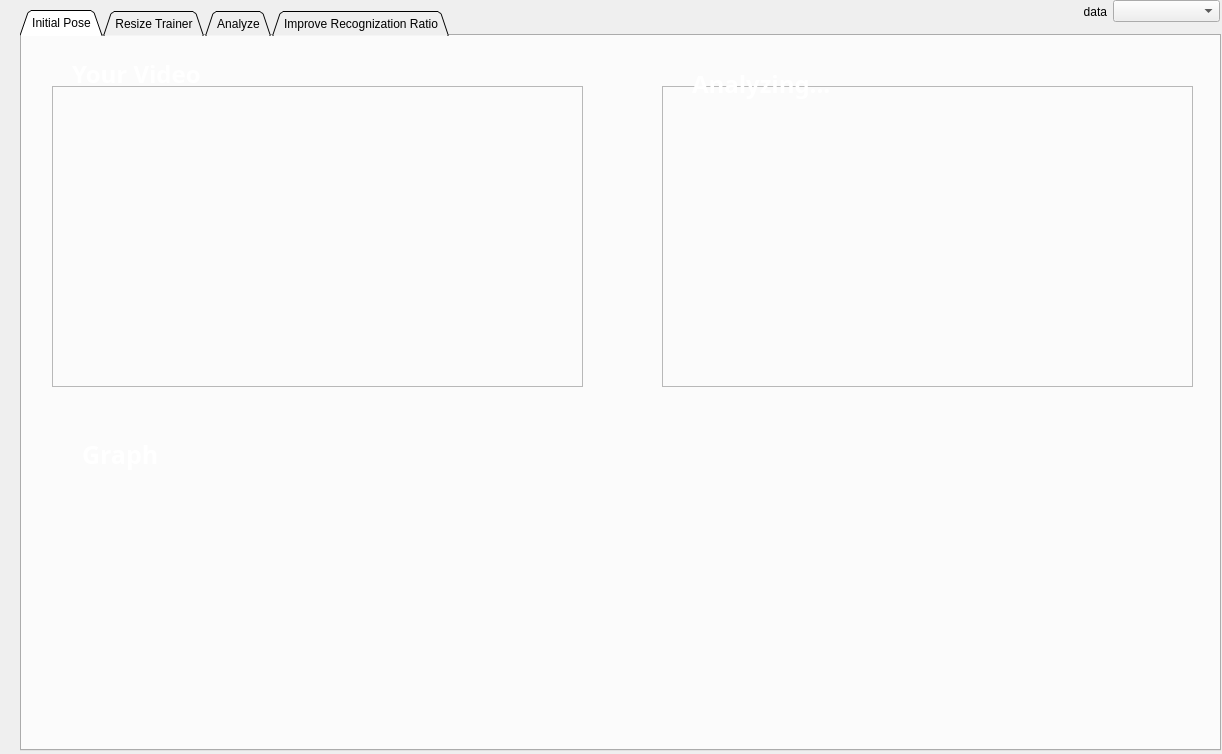
<?xml version="1.0" encoding="UTF-8"?>
<ui version="4.0">
 <class>MainWindow</class>
 <widget class="QMainWindow" name="MainWindow">
  <property name="geometry">
   <rect>
    <x>0</x>
    <y>0</y>
    <width>1222</width>
    <height>754</height>
   </rect>
  </property>
  <property name="windowTitle">
   <string>MainWindow</string>
  </property>
  <property name="styleSheet">
   <string notr="true"/>
  </property>
  <widget class="QWidget" name="centralwidget">
   <property name="styleSheet">
    <string notr="true">QWidget#centralwidget{border-image: url(:/overall/image/back.png);}</string>
   </property>
   <widget class="QTabWidget" name="tab">
    <property name="enabled">
     <bool>true</bool>
    </property>
    <property name="geometry">
     <rect>
      <x>20</x>
      <y>10</y>
      <width>1201</width>
      <height>741</height>
     </rect>
    </property>
    <property name="focusPolicy">
     <enum>Qt::TabFocus</enum>
    </property>
    <property name="contextMenuPolicy">
     <enum>Qt::DefaultContextMenu</enum>
    </property>
    <property name="statusTip">
     <string/>
    </property>
    <property name="autoFillBackground">
     <bool>false</bool>
    </property>
    <property name="styleSheet">
     <string notr="true">QTabWidget#tabWidget{border-image: url(:/overall/image/back.png);}</string>
    </property>
    <property name="tabShape">
     <enum>QTabWidget::Triangular</enum>
    </property>
    <property name="currentIndex">
     <number>0</number>
    </property>
    <property name="elideMode">
     <enum>Qt::ElideNone</enum>
    </property>
    <property name="usesScrollButtons">
     <bool>true</bool>
    </property>
    <property name="documentMode">
     <bool>false</bool>
    </property>
    <property name="tabsClosable">
     <bool>false</bool>
    </property>
    <property name="movable">
     <bool>false</bool>
    </property>
    <property name="tabBarAutoHide">
     <bool>false</bool>
    </property>
    <widget class="QWidget" name="initial_pose">
     <property name="styleSheet">
      <string notr="true">QWidget#initial_pose{border-image: url(:/overall/image/back.png);}</string>
     </property>
     <attribute name="title">
      <string>Initial Pose</string>
     </attribute>
     <widget class="QLabel" name="label_4">
      <property name="geometry">
       <rect>
        <x>20</x>
        <y>390</y>
        <width>1161</width>
        <height>321</height>
       </rect>
      </property>
      <property name="styleSheet">
       <string notr="true">border-image: url(:/overall/image/gray_rectangle.png);
</string>
      </property>
      <property name="text">
       <string/>
      </property>
     </widget>
     <widget class="QLabel" name="label_2">
      <property name="geometry">
       <rect>
        <x>21</x>
        <y>7</y>
        <width>555</width>
        <height>364</height>
       </rect>
      </property>
      <property name="styleSheet">
       <string notr="true">border-image: url(:/overall/image/gray_rectangle.png);
</string>
      </property>
      <property name="text">
       <string/>
      </property>
     </widget>
     <widget class="QLabel" name="label_3">
      <property name="geometry">
       <rect>
        <x>628</x>
        <y>10</y>
        <width>554</width>
        <height>361</height>
       </rect>
      </property>
      <property name="styleSheet">
       <string notr="true">border-image: url(:/overall/image/gray_rectangle.png);
</string>
      </property>
      <property name="text">
       <string/>
      </property>
     </widget>
     <widget class="QFrame" name="frame2">
      <property name="geometry">
       <rect>
        <x>640</x>
        <y>50</y>
        <width>531</width>
        <height>301</height>
       </rect>
      </property>
      <property name="styleSheet">
       <string notr="true"/>
      </property>
      <property name="frameShape">
       <enum>QFrame::StyledPanel</enum>
      </property>
      <property name="frameShadow">
       <enum>QFrame::Raised</enum>
      </property>
     </widget>
     <widget class="QListWidget" name="graph">
      <property name="geometry">
       <rect>
        <x>70</x>
        <y>440</y>
        <width>1081</width>
        <height>261</height>
       </rect>
      </property>
      <property name="styleSheet">
       <string notr="true">background-color: rgba(255, 255, 255, 0);</string>
      </property>
      <property name="frameShape">
       <enum>QFrame::NoFrame</enum>
      </property>
     </widget>
     <widget class="QLabel" name="label_7">
      <property name="geometry">
       <rect>
        <x>50</x>
        <y>20</y>
        <width>151</width>
        <height>36</height>
       </rect>
      </property>
      <property name="font">
       <font>
        <family>Dubai</family>
        <pointsize>18</pointsize>
        <weight>75</weight>
        <bold>true</bold>
       </font>
      </property>
      <property name="styleSheet">
       <string notr="true">color: rgb(255, 255, 255);</string>
      </property>
      <property name="text">
       <string>Your Video</string>
      </property>
     </widget>
     <widget class="QLabel" name="label_8">
      <property name="geometry">
       <rect>
        <x>670</x>
        <y>30</y>
        <width>151</width>
        <height>36</height>
       </rect>
      </property>
      <property name="font">
       <font>
        <family>Dubai</family>
        <pointsize>18</pointsize>
        <weight>75</weight>
        <bold>true</bold>
       </font>
      </property>
      <property name="styleSheet">
       <string notr="true">color : rgb(255, 255, 255)
</string>
      </property>
      <property name="text">
       <string>Analyzing...</string>
      </property>
     </widget>
     <widget class="QLabel" name="label_9">
      <property name="geometry">
       <rect>
        <x>60</x>
        <y>400</y>
        <width>151</width>
        <height>36</height>
       </rect>
      </property>
      <property name="font">
       <font>
        <family>Dubai</family>
        <pointsize>19</pointsize>
        <weight>75</weight>
        <bold>true</bold>
       </font>
      </property>
      <property name="styleSheet">
       <string notr="true">color: rgb(255, 255, 255);</string>
      </property>
      <property name="text">
       <string>Graph</string>
      </property>
     </widget>
     <widget class="QFrame" name="frame1">
      <property name="geometry">
       <rect>
        <x>30</x>
        <y>50</y>
        <width>531</width>
        <height>301</height>
       </rect>
      </property>
      <property name="styleSheet">
       <string notr="true"/>
      </property>
      <property name="frameShape">
       <enum>QFrame::StyledPanel</enum>
      </property>
      <property name="frameShadow">
       <enum>QFrame::Raised</enum>
      </property>
     </widget>
    </widget>
    <widget class="QWidget" name="resize_trainer">
     <property name="styleSheet">
      <string notr="true">QWidget#resize_trainer{border-image: url(:/overall/image/back.png);}</string>
     </property>
     <attribute name="title">
      <string>Resize Trainer</string>
     </attribute>
     <widget class="QLabel" name="label_10">
      <property name="geometry">
       <rect>
        <x>50</x>
        <y>23</y>
        <width>151</width>
        <height>36</height>
       </rect>
      </property>
      <property name="font">
       <font>
        <family>Dubai</family>
        <pointsize>18</pointsize>
        <weight>75</weight>
        <bold>true</bold>
       </font>
      </property>
      <property name="styleSheet">
       <string notr="true">color: rgb(255, 255, 255);</string>
      </property>
      <property name="text">
       <string>Your Video</string>
      </property>
     </widget>
     <widget class="QLabel" name="label_11">
      <property name="geometry">
       <rect>
        <x>60</x>
        <y>403</y>
        <width>151</width>
        <height>36</height>
       </rect>
      </property>
      <property name="font">
       <font>
        <family>Dubai</family>
        <pointsize>19</pointsize>
        <weight>75</weight>
        <bold>true</bold>
       </font>
      </property>
      <property name="styleSheet">
       <string notr="true">color: rgb(255, 255, 255);</string>
      </property>
      <property name="text">
       <string>Graph</string>
      </property>
     </widget>
     <widget class="QLabel" name="label_12">
      <property name="geometry">
       <rect>
        <x>20</x>
        <y>393</y>
        <width>1161</width>
        <height>321</height>
       </rect>
      </property>
      <property name="styleSheet">
       <string notr="true">border-image: url(:/overall/image/gray_rectangle.png);
</string>
      </property>
      <property name="text">
       <string/>
      </property>
     </widget>
     <widget class="QLabel" name="label_13">
      <property name="geometry">
       <rect>
        <x>628</x>
        <y>13</y>
        <width>554</width>
        <height>361</height>
       </rect>
      </property>
      <property name="styleSheet">
       <string notr="true">border-image: url(:/overall/image/gray_rectangle.png);
</string>
      </property>
      <property name="text">
       <string/>
      </property>
     </widget>
     <widget class="QFrame" name="frame1_2">
      <property name="geometry">
       <rect>
        <x>30</x>
        <y>50</y>
        <width>531</width>
        <height>301</height>
       </rect>
      </property>
      <property name="frameShape">
       <enum>QFrame::StyledPanel</enum>
      </property>
      <property name="frameShadow">
       <enum>QFrame::Raised</enum>
      </property>
     </widget>
     <widget class="QFrame" name="frame2_2">
      <property name="geometry">
       <rect>
        <x>640</x>
        <y>53</y>
        <width>531</width>
        <height>301</height>
       </rect>
      </property>
      <property name="frameShape">
       <enum>QFrame::StyledPanel</enum>
      </property>
      <property name="frameShadow">
       <enum>QFrame::Raised</enum>
      </property>
     </widget>
     <widget class="QListWidget" name="graph_2">
      <property name="geometry">
       <rect>
        <x>70</x>
        <y>443</y>
        <width>1081</width>
        <height>261</height>
       </rect>
      </property>
      <property name="styleSheet">
       <string notr="true">background-color: rgba(255, 255, 255, 0);</string>
      </property>
      <property name="frameShape">
       <enum>QFrame::NoFrame</enum>
      </property>
     </widget>
     <widget class="QLabel" name="label_14">
      <property name="geometry">
       <rect>
        <x>670</x>
        <y>33</y>
        <width>211</width>
        <height>36</height>
       </rect>
      </property>
      <property name="font">
       <font>
        <family>Dubai</family>
        <pointsize>18</pointsize>
        <weight>75</weight>
        <bold>true</bold>
       </font>
      </property>
      <property name="styleSheet">
       <string notr="true">color: rgb(255, 255, 255);</string>
      </property>
      <property name="text">
       <string>Your Trainer</string>
      </property>
     </widget>
     <widget class="QLabel" name="label_6">
      <property name="geometry">
       <rect>
        <x>20</x>
        <y>10</y>
        <width>555</width>
        <height>364</height>
       </rect>
      </property>
      <property name="styleSheet">
       <string notr="true">border-image: url(:/overall/image/gray_rectangle.png);
</string>
      </property>
      <property name="text">
       <string/>
      </property>
     </widget>
     <zorder>label_12</zorder>
     <zorder>label_6</zorder>
     <zorder>label_11</zorder>
     <zorder>label_13</zorder>
     <zorder>frame2_2</zorder>
     <zorder>graph_2</zorder>
     <zorder>label_14</zorder>
     <zorder>frame1_2</zorder>
     <zorder>label_10</zorder>
    </widget>
    <widget class="QWidget" name="analyze">
     <property name="styleSheet">
      <string notr="true">QWidget#analyze{border-image: url(:/overall/image/back.png);}</string>
     </property>
     <attribute name="title">
      <string>Analyze</string>
     </attribute>
    </widget>
    <widget class="QWidget" name="improve">
     <property name="styleSheet">
      <string notr="true">QWidget#improve{border-image: url(:/overall/image/back.png);}</string>
     </property>
     <attribute name="title">
      <string>Improve Recognization Ratio</string>
     </attribute>
     <widget class="QLabel" name="label_15">
      <property name="geometry">
       <rect>
        <x>11</x>
        <y>7</y>
        <width>555</width>
        <height>364</height>
       </rect>
      </property>
      <property name="styleSheet">
       <string notr="true">border-image: url(:/overall/image/gray_rectangle.png);
</string>
      </property>
      <property name="text">
       <string/>
      </property>
     </widget>
     <widget class="QLabel" name="label_16">
      <property name="geometry">
       <rect>
        <x>660</x>
        <y>30</y>
        <width>211</width>
        <height>36</height>
       </rect>
      </property>
      <property name="font">
       <font>
        <family>Dubai</family>
        <pointsize>18</pointsize>
        <weight>75</weight>
        <bold>true</bold>
       </font>
      </property>
      <property name="styleSheet">
       <string notr="true">color: rgb(255, 255, 255);</string>
      </property>
      <property name="text">
       <string>Improved Video</string>
      </property>
     </widget>
     <widget class="QFrame" name="frame1_3">
      <property name="geometry">
       <rect>
        <x>20</x>
        <y>50</y>
        <width>531</width>
        <height>301</height>
       </rect>
      </property>
      <property name="frameShape">
       <enum>QFrame::StyledPanel</enum>
      </property>
      <property name="frameShadow">
       <enum>QFrame::Raised</enum>
      </property>
     </widget>
     <widget class="QLabel" name="label_17">
      <property name="geometry">
       <rect>
        <x>618</x>
        <y>10</y>
        <width>554</width>
        <height>361</height>
       </rect>
      </property>
      <property name="styleSheet">
       <string notr="true">border-image: url(:/overall/image/gray_rectangle.png);
</string>
      </property>
      <property name="text">
       <string/>
      </property>
     </widget>
     <widget class="QFrame" name="frame2_3">
      <property name="geometry">
       <rect>
        <x>630</x>
        <y>50</y>
        <width>531</width>
        <height>301</height>
       </rect>
      </property>
      <property name="frameShape">
       <enum>QFrame::StyledPanel</enum>
      </property>
      <property name="frameShadow">
       <enum>QFrame::Raised</enum>
      </property>
     </widget>
     <widget class="QListWidget" name="graph_3">
      <property name="geometry">
       <rect>
        <x>60</x>
        <y>440</y>
        <width>1081</width>
        <height>261</height>
       </rect>
      </property>
      <property name="styleSheet">
       <string notr="true">background-color: rgba(255, 255, 255, 0);</string>
      </property>
      <property name="frameShape">
       <enum>QFrame::NoFrame</enum>
      </property>
     </widget>
     <widget class="QLabel" name="label_18">
      <property name="geometry">
       <rect>
        <x>10</x>
        <y>390</y>
        <width>1161</width>
        <height>321</height>
       </rect>
      </property>
      <property name="styleSheet">
       <string notr="true">border-image: url(:/overall/image/gray_rectangle.png);
</string>
      </property>
      <property name="text">
       <string/>
      </property>
     </widget>
     <widget class="QLabel" name="label_19">
      <property name="geometry">
       <rect>
        <x>40</x>
        <y>20</y>
        <width>151</width>
        <height>36</height>
       </rect>
      </property>
      <property name="font">
       <font>
        <family>Dubai</family>
        <pointsize>18</pointsize>
        <weight>75</weight>
        <bold>true</bold>
       </font>
      </property>
      <property name="styleSheet">
       <string notr="true">color: rgb(255, 255, 255);</string>
      </property>
      <property name="text">
       <string>Your Video</string>
      </property>
     </widget>
     <widget class="QLabel" name="label_20">
      <property name="geometry">
       <rect>
        <x>50</x>
        <y>400</y>
        <width>151</width>
        <height>36</height>
       </rect>
      </property>
      <property name="font">
       <font>
        <family>Dubai</family>
        <pointsize>19</pointsize>
        <weight>75</weight>
        <bold>true</bold>
       </font>
      </property>
      <property name="styleSheet">
       <string notr="true">color: rgb(255, 255, 255);</string>
      </property>
      <property name="text">
       <string>Graph</string>
      </property>
     </widget>
     <zorder>label_18</zorder>
     <zorder>label_17</zorder>
     <zorder>label_15</zorder>
     <zorder>label_16</zorder>
     <zorder>frame1_3</zorder>
     <zorder>frame2_3</zorder>
     <zorder>graph_3</zorder>
     <zorder>label_19</zorder>
     <zorder>label_20</zorder>
    </widget>
   </widget>
   <widget class="QWidget" name="layoutWidget">
    <property name="geometry">
     <rect>
      <x>1070</x>
      <y>0</y>
      <width>150</width>
      <height>23</height>
     </rect>
    </property>
    <layout class="QHBoxLayout" name="horizontalLayout_2" stretch="0,0,1">
     <item>
      <widget class="QLabel" name="label_5">
       <property name="text">
        <string/>
       </property>
      </widget>
     </item>
     <item>
      <widget class="QLabel" name="label">
       <property name="text">
        <string>data</string>
       </property>
       <property name="alignment">
        <set>Qt::AlignRight|Qt::AlignTrailing|Qt::AlignVCenter</set>
       </property>
      </widget>
     </item>
     <item>
      <widget class="QComboBox" name="view_list"/>
     </item>
    </layout>
   </widget>
  </widget>
 </widget>
 <resources>
  <include location="resource.qrc"/>
 </resources>
 <connections/>
</ui>
